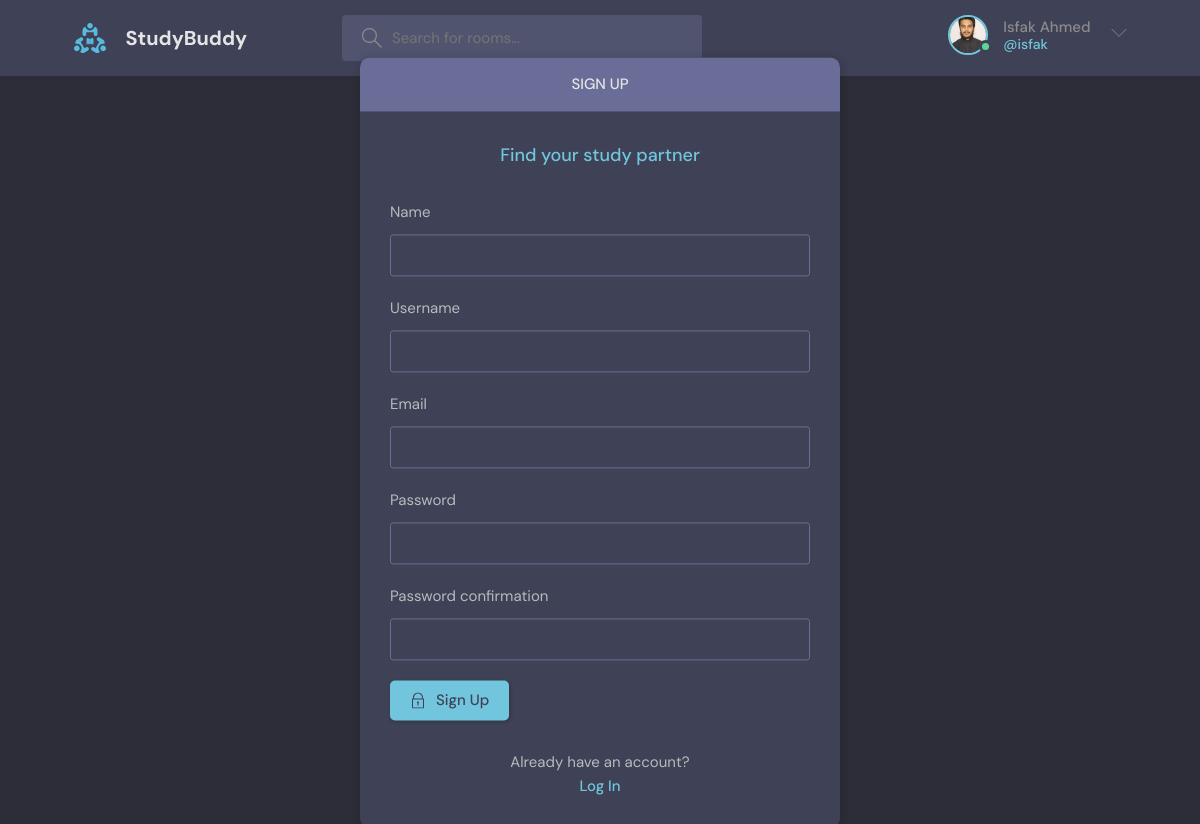
Page /register (signed in) on the committed database.
### base/models.py (models this page shows)
class User(AbstractUser):
    name = models.CharField(max_length=200, null = True)
    email = models.EmailField(unique = True, null=True)
    bio = models.TextField(null = True)
    avatar = models.ImageField(null = True, default = "avatar.svg")
    USERNAME_FIELD = 'email'
    REQUIRED_FIELDS = []

### base/views.py (the view, shortened to what this page needs)
# urls.py: path('register', views.registerPage, name = 'register'),
def registerPage(request):
    page = 'register'
    form = MyUserCreationForm()
    context = {
        'page' : page,
        'form' : form,
    }
    return render(request, 'login_register.html', context)

### base/forms.py
class MyUserCreationForm(UserCreationForm):
    class Meta:
        model = User
        fields = ['name', 'username', 'email', 'password1', 'password2']

### base/templates/login_register.html (shortened to what this page needs)
{% extends "main.html" %}
{% block content %}
<main class="auth layout">
  {% if page == 'login' %}
  <div class="container">
    <div class="layout__box">
      <div class="layout__boxHeader">
        <div class="layout__boxTitle">
          <h3>Login</h3>
        </div>
      </div>
      <div class="layout__body">
        <h2 class="auth__tagline">Find your study partner</h2>
        <form class="form" method="POST" action="">
          {% csrf_token %}
          <div class="form__group form__group">
            <label for="room_name">Email</label>
            <input id="email" name="email" type="text" placeholder="e.g. isfakahmed" />
          </div>
          <div class="form__group">
            <label for="password">Password</label>
            <input id="password" name="password" type="password"
              placeholder="&bull;&bull;&bull;&bull;&bull;&bull;&bull;&bull;" />
          </div>
          <button class="btn btn--main" type="submit">
            <svg version="1.1" xmlns="http://www.w3.org/2000/svg" width="32" height="32" viewBox="0 0 32 32">
              <title>lock</title>
              <path
                d="M27 12h-1v-2c0-5.514-4.486-10-10-10s-10 4.486-10 10v2h-1c-0.553 0-1 0.447-1 1v18c0 0.553 0.447 1 1 1h22c0.553 0 1-0.447 1-1v-18c0-0.553-0.447-1-1-1zM8 10c0-4.411 3.589-8 8-8s8 3.589 8 8v2h-16v-2zM26 30h-20v-16h20v16z">
              </path>
              <path
                d="M15 21.694v4.306h2v-4.306c0.587-0.348 1-0.961 1-1.694 0-1.105-0.895-2-2-2s-2 0.895-2 2c0 0.732 0.413 1.345 1 1.694z">
              </path>
            </svg>
            Login
          </button>
        </form>
        <div class="auth__action">
          <p>Haven't signed up yet?</p>
          <a href="{% url 'register' %}" class="btn btn--link">Sign Up</a>
        </div>
      </div>
    </div>
  </div>
  {% elif page == 'register' %}
  <div class="container">
    <div class="layout__box">
      <div class="layout__boxHeader">
        <div class="layout__boxTitle">
          <h3>Sign up</h3>
        </div>
      </div>
      <div class="layout__body">
        <h2 class="auth__tagline">Find your study partner</h2>
        <form class="form" method="POST" action="">
          {% for field in  form %}
          <div class="form__group form__group">
            <label for="fullname">{{field.label}}</label>
            {{field}}
          </div>
          {% endfor %}
          <button class="btn btn--main" type="submit">
            Sign Up
          </button>
        </form>
        <div class="auth__action">
          <p>Already have an account?</p>
          <a href="{% url 'login' %}" class="btn btn--link">Log In</a>
        </div>
      </div>
    </div>
  </div>
  {% endif %}
</main>
{% endblock content %}

### templates/navbar.html (shortened to what this page needs)
{% load static %}
<header class="header header--loggedIn">
    <div class="container">
        <a href=" {% url 'home' %} " class="header__logo">
            <img src="{% static 'images/logo.svg' %}" />
            <h1>StudyBuddy</h1>
        </a>
        <form method="GET" action=" {% url 'home' %} " class="header__search">
            <label>
                <input name="q" placeholder="Search for rooms..." />
            </label>
        </form>
        <nav class="header__menu">
            {% if user.is_authenticated %}
            <div class="header__user">
                <a href="{% url 'userprofile' user.id %}">
                    <div class="avatar avatar--medium active">
                        <img src="{{user.avatar.url}}" />
                    </div>
                    <p>{{user.name}} <span>@{{user.username}}</span></p>
                </a>
                <button class="dropdown-button">
                    <svg version="1.1" xmlns="http://www.w3.org/2000/svg" width="32" height="32" viewBox="0 0 32 32">
                        <title>chevron-down</title>
                        <path d="M16 21l-13-13h-3l16 16 16-16h-3l-13 13z"></path>
                    </svg>
                </button>
                {% else %}
                <a href=" {% url 'login' %} ">
                    <img src=" {% static 'images/avatar.svg' %} " />
                    <p>Login</p>
                </a>
                {% endif %}
            </div>
        </nav>
    </div>
</header>

### rows in the picture
User: avatar (picture), name "Isfak Ahmed", username "isfak"

### other values in the picture
{{ field.label }} "Name" "Username" "Email" "Password" "Password confirmation"
